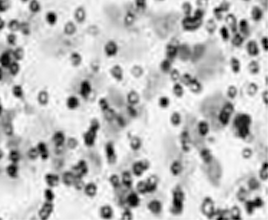
#> input picture figure_1_input/cells_19_1.png, 268 x 220 px, found by its file name
$ python orb.py
#> lines starting #> are read from the running program, lines starting #| are printed output that depends on the picture; after the words box and inside, x2 and y2 are one past the last pixel; in counts of white or black regions, pixels touching at a corner belong together
### boxDrawer.py
import cv2 as cv

class BoxDrawer:

    def __init__(self,kp,winSize,img,color, lineWidth):
        """
        Initializer function for box drawing class
        :param kp: array of key points from one of the images that have already been matched
        :param winSize: distance between points to call a new cluster of points a new cluster
        :param img: image being drawn on
        :param color: color of line in rgb for example (0,0,0)
        :param lineWidth: width of line to be drawn
        """
        self.kp = kp
        self.winSize = winSize
        self.img = img
        self.color = color
        self.lineWidth = lineWidth
        self.drawBoxes()

    def get_x_y_and_index(self):
        """
        Function that returns array of [x,y,i] where x is the x coordinate, y
            is the y coordinate and i is the index of point in keypoint array
        :return: array of [x,y,i] for all points in key points
        """
        arr = []
        for i in range(len(self.kp)):
            toApp = [self.kp[i].pt[0], self.kp[i].pt[1], i]
            arr.append(toApp)
        return arr

    def findBoxes(self):
        """
        Function to find clusters
        :return: return array of clusters
        """
        arr = self.get_x_y_and_index()
        points = self.partitionInADirection(arr,0,[])
        finalPoints = []
        for j in range(len(points)):
            p = points[j]
            finalPoints = self.partitionInADirection(p,1,finalPoints)

        return finalPoints

    def partitionInADirection(self,arr,indToSort,points):
        """
        Function to partition the points into clusters in a specific direction
        :param arr: array to be partitioned
        :param indToSort: index of which direction to partition in (x=0,y=1)
        :param points: array to be returned
        :return: return clustered points in direction indicated by indToSort
        """
        toApp = []
        srtd = sorted(arr, key=lambda x: x[indToSort])
        for i in range(1,len(srtd)):
            toApp.append(srtd[i-1])
            if srtd[i][indToSort] - srtd[i-1][indToSort] > self.winSize: #winsize is threshold
                points.append(toApp)
                toApp = []

        toApp.append(srtd[-1])
        points.append(toApp)

        return points


    def drawBoxes(self):
        """
        Function to draw boxes on self.img
        :return: None, updated image is stored in self.img
        """
        p = self.findBoxes()
        for points in p:
            xSorted = sorted(points, key=lambda x: x[0])
            ySorted = sorted(points, key=lambda x: x[1])
            add = 5
            if len(xSorted)==0:continue
            # if len(xSorted) == 1:
            #     if len(xSorted[0])==0: continue
            #     add = 5

            x0 = xSorted[0][0] - add
            x1 = xSorted[-1][0] + add
            y0 = ySorted[0][1] - add
            y1 = ySorted[-1][1] + add
            cv.line(self.img, (int(x0), int(y0)), (int(x0), int(y1)), self.color,self.lineWidth)
            cv.line(self.img, (int(x1), int(y0)), (int(x1), int(y1)), self.color,self.lineWidth)
            cv.line(self.img, (int(x0), int(y0)), (int(x1), int(y0)), self.color,self.lineWidth)
            cv.line(self.img, (int(x0), int(y1)), (int(x1), int(y1)), self.color,self.lineWidth)

### orb.py
import numpy as np
import cv2 as cv
from boxDrawer import BoxDrawer
import sys
from matplotlib import pyplot as plt

class OrbAlgorithm:
    def __init__(self):
        pass

    def filterMatches(self, ratioThresh, matches):
        #-- Filter matches using the Lowe's ratio test
        # Changing the ratio_thresh variable allows more/fewer matches
        good_matches = []

        #-- Loop through matches and only allow those that meet the threshold
        # append those values to good_matches array
        for m,n in matches:
            if m.distance < ratioThresh * n.distance:
                good_matches.append(m)
        return good_matches

    def findKeypointsForSingleImage(self, imgPath, numfeatures=1000):
#> called with numfeatures = 100000
        img = cv.imread(imgPath)
#> img is the input picture: shape (220, 268, 3); mean B, G, R 191.2, 191.2, 191.2
        orb = cv.ORB_create(nfeatures=numfeatures)
        #kp = orb.detect(img, None)
        #kp, des = orb.compute(img, kp)

        kp, des = orb.detectAndCompute(img, None)
#> kp = 1215 keypoints; strongest (x, y, size): (164, 102, 64.3), (162, 98, 53.6), (73, 100, 64.3), (162, 104, 53.6)
        # img2 = cv.drawKeypoints(img,kp,None,color=(0,255,0), flags=0)
        # plt.imshow(img2),plt.show

        return kp, des, img

    def findSimilaritiesBetweenTwoImages(self, img1path, img2path, a_outPathOriginal,
                                         a_outPathNew, numfeatures=10000, a_ratioThresh = 0.7):

        kp1, des1, img1 = self.findKeypointsForSingleImage(img1path, numfeatures)
#> kp1 has the same summary as kp in findKeypointsForSingleImage
        kp2, des2, img2 = self.findKeypointsForSingleImage(img2path, numfeatures)
#> call 2 of findKeypointsForSingleImage, with numfeatures = 100000
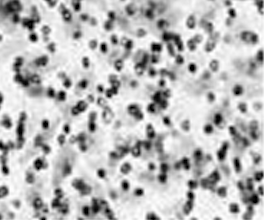
#> input picture figure_1_input/cells_19_2.png, 264 x 220 px, found by its file name
#> in findKeypointsForSingleImage, img is the input picture: shape (220, 264, 3); mean B, G, R 186.4, 186.4, 186.4
#> in findKeypointsForSingleImage (call 2), `kp, des = orb.detectAndCompute(img, None)`: kp = 1586 keypoints; strongest (x, y, size): (192, 66, 53.6), (45, 122, 44.6), (192, 69, 44.6), (191, 66, 64.3)
#> kp2 has the same summary as kp in findKeypointsForSingleImage

        FLANN_INDEX_KDTREE = 0
        index_params = dict(algorithm=FLANN_INDEX_KDTREE, trees=5)
        search_params = dict(checks=70) # or pass empty dictionary

        flann = cv.FlannBasedMatcher(index_params, search_params)
        des1 = np.float32(des1)
        des2 = np.float32(des2)

        matches = flann.knnMatch(des1, des2, k=2)
#> matches = 1215 matches
        goodmatches = self.filterMatches(a_ratioThresh, matches)
#> after the loop in filterMatches, `for m,n in matches:`: good_matches = 8 matches
#> goodmatches = 8 matches

        kp1Matched = [kp1[m.queryIdx] for m in goodmatches]
#> kp1Matched = 8 keypoints; (x, y, size): (83, 93, 64.3), (83, 92, 53.6), (93, 126, 53.6), (74, 55, 37.2), (86, 82, 31), (104, 107, 31), (109, 161, 31), (58, 153, 44.6)
        kp2Matched = [kp2[m.trainIdx] for m in goodmatches]
#> kp2Matched = 8 keypoints; (x, y, size): (166, 119, 31), (217, 115, 44.6), (216, 121, 44.6), (216, 121, 44.6), (224, 145, 37.2), (161, 105, 44.6), (203, 153, 44.6), (197, 164, 31)

        self.drawMatches(kp1Matched, kp2Matched, img1, img2, a_outPathOriginal, a_outPathNew)

    def drawMatches(self, kp1, kp2, img1, img2, outPathOriginal, outPathNew):
        # Draw boxes around key matches
        bd = BoxDrawer(kp1,100,img1,(0,255,0),5)
#> in __init__, `self.kp = kp`: self.kp has the same summary as kp1Matched in findSimilaritiesBetweenTwoImages
#> the loop in get_x_y_and_index, `for i in range(len(self.kp)):` made 8 passes
#> toApp on passes 1 to 8: [86, 82, 0], [104, 107, 1], [109, 161, 2], [74.4, 55.2, 3], [57.6, 152.6, 4], [82.94, 91.58, 5], [93.31, 126.1, 6], [82.94, 93.31, 7]
#> after the loop in get_x_y_and_index, `for i in range(len(self.kp)):`: arr = [[86, 82, 0], [104, 107, 1], [109, 161, 2], [74.4, 55.2, 3], [57.6, 152.6, 4], [82.94, 91.58, 5], [93.31, 126.1, 6], [82.94, 93.31, 7]]
#> in partitionInADirection, `srtd = sorted(arr, key=lambda x: x[indToSort])`: srtd = [[57.6, 152.6, 4], [74.4, 55.2, 3], [82.94, 91.58, 5], [82.94, 93.31, 7], [86, 82, 0], [93.31, 126.1, 6], [104, 107, 1], [109, 161, 2]]
#> the loop in partitionInADirection, `for i in range(1,len(srtd)):` made 7 passes
#> after the loop in partitionInADirection, `for i in range(1,len(srtd)):`: points = []
#> in findBoxes, `points = self.partitionInADirection(arr,0,[])`: points = [[[57.6, 152.6, 4], [74.4, 55.2, 3], [82.94, 91.58, 5], [82.94, 93.31, 7], [86, 82, 0], [93.31, 126.1, 6], [104, 107, 1], [109, 161, 2]]]
#> the loop in findBoxes, `for j in range(len(points)):` made 1 pass
#> in drawBoxes, `p = self.findBoxes()`: p = [[[74.4, 55.2, 3], [86, 82, 0], [82.94, 91.58, 5], [82.94, 93.31, 7], [104, 107, 1], [93.31, 126.1, 6], [57.6, 152.6, 4], [109, 161, 2]]]
#> the loop in drawBoxes, `for points in p:` made 1 pass
#> (add, x0, x1, y0, y1) on pass 1: (5, 52.6, 114, 50.2, 166)
#> after the loop in drawBoxes, `for points in p:`:
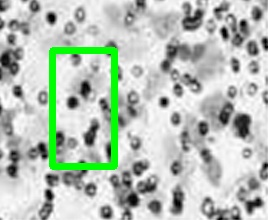
#> self.img: shape (220, 268, 3); 4.19% of pixels changed, all inside (x1, y1, x2, y2) = (49, 47, 118, 170)
        img1 = bd.img
        bd = BoxDrawer(kp2,100,img2,(0,255,0),5)
#> in __init__ (call 2), `self.kp = kp`: self.kp has the same summary as kp2Matched in findSimilaritiesBetweenTwoImages
#> the loop in get_x_y_and_index (call 2), `for i in range(len(self.kp)):` made 8 passes
#> toApp on passes 1 to 8: [161.3, 105.1, 0], [217.4, 115.2, 1], [203, 152.6, 2], [166, 119, 3], [197, 164, 4], [216, 121, 5], [224.4, 145.2, 6], [216, 121, 7]
#> the loop in findBoxes (call 2), `for j in range(len(points)):` made 1 pass
#> in drawBoxes (call 2), `p = self.findBoxes()`: p = [[[161.3, 105.1, 0], [217.4, 115.2, 1], [166, 119, 3], [216, 121, 5], [216, 121, 7], [224.4, 145.2, 6], [203, 152.6, 2], [197, 164, 4]]]
#> the loop in drawBoxes (call 2), `for points in p:` made 1 pass
#> (add, x0, x1, y0, y1) on pass 1: (5, 156.3, 229.4, 100.1, 169)
#> after the loop in drawBoxes (call 2), `for points in p:`:
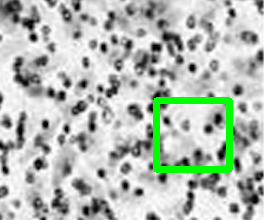
#> self.img: shape (220, 264, 3); 3.39% of pixels changed, all inside (x1, y1, x2, y2) = (153, 97, 233, 173)
        img2 = bd.img

        # write out images
        cv.imwrite(outPathOriginal,img1)
        cv.imwrite(outPathNew, img2)

        """         matchesMask = [[0,0] for i in range(len(matches))]

        for i,(m,n) in enumerate(matchesMask):
            if m.distance < 0.7*n.distance:
                matchesMask[i] = [1,0]"""

        """        draw_params = dict(matchColor = (0,225,0),
                   singlePointColor = (255,0,0),
                   matchesMask = None,
                   flags = 0)"""

        # cv.drawMatchesKnn(img1, kp1, img2, kp2, matches, None, **draw_params)

        #plt.imshow(img3,), plt.show()


# detect the key points of an image

# Compare the key points of 2 images

"""img2 = cv.imread('images\\cellTest.jpg', 1)
img = cv.imread('images\\cellTestCrop4.jpg', 1)

# Initiate ORB detector
orb = cv.ORB_create(nfeatures=10000)

# find the keypoints with ORB
kp1, des1 = orb.detectAndCompute(img, None)
kp2, des2 = orb.detectAndCompute(img2, None)

# FLANN params
FLANN_INDEX_KDTREE = 0
index_params = dict(algorithm=FLANN_INDEX_KDTREE, trees=5)
search_params = dict(checks=70) # or pass empty dictionary

flann = cv.FlannBasedMatcher(index_params, search_params)
des1 = np.float32(des1)
des2 = np.float32(des2)

matches = flann.knnMatch(des1, des2, k=2)

matchesMask = [[0,0] for i in range(len(matches))]

for i,(m,n) in enumerate(matches):
    if m.distance < 0.7*n.distance:
        matchesMask[i] = [1,0]

draw_params = dict(matchColor = (0,225,0),
                   singlePointColor = (255,0,0),
                   matchesMask = matchesMask,
                   flags = 0)

img3 = cv.drawMatchesKnn(img, kp1, img2, kp2, matches, None, **draw_params)

plt.imshow(img3,), plt.show()

"""
'''_____________________________________________'''

"""img2 = cv.imread('images\\cellTest.jpg', 0)
img = cv.imread('images\\cellTest.jpg', 0)

training_image = cv.cvtColor(img, cv.COLOR_BGR2RGB)
training_gray = cv.cvtColor(training_image, cv.COLOR_RGB2GRAY)
test_image = cv.pyrDown(training_image)
test_image = cv.pyrDown(test_image)
num_rows, num_cols = test_image.shape[:2]

rotation_matrix = cv.getRotationMatrix2D((num_cols/2, num_rows/2), 30, 1)
test_image = cv.warpAffine(test_image, rotation_matrix, (num_cols, num_rows))

test_gray = cv.cvtColor(test_image, cv.COLOR_RGB2GRAY)

orb2 = cv.ORB_create()

train_keypoints, train_descriptor = orb.detectAndCompute(training_gray, None)
test_keypoints, test_descriptor = orb.detectAndCompute(test_gray, None)

keypoints_without_size = np.copy(training_image)
keypoints_with_size = np.copy(training_image)

cv.drawKeypoints(training_image, train_keypoints, keypoints_without_size, color = (0, 255, 0))
cv.drawKeypoints(training_image, train_keypoints, keypoints_with_size, flags = cv.DRAW_MATCHES_FLAGS_DRAW_RICH_KEYPOINTS)

# Display image with and without keypoints size
fx, plots = plt.subplots(1, 2, figsize=(20,10))

plots[0].set_title("Train keypoints With Size")
plots[0].imshow(keypoints_with_size, cmap='gray')

plots[1].set_title("Train keypoints Without Size")
plots[1].imshow(keypoints_without_size, cmap='gray')

# Print the number of keypoints detected in the training image
print("Number of Keypoints Detected In The Training Image: ", len(train_keypoints))

# Print the number of keypoints detected in the query image
print("Number of Keypoints Detected In The Query Image: ", len(test_keypoints))
"""


if __name__ == "__main__":

    # Paths for images to be compared

    imgPath1 = "images/test_images/figure1/cells_19_1.png"
    imgPath2 = "images/test_images/figure1/cells_19_2.png"
    #imgPath1 = "images/figure1/cells2.1.png"
    #imgPath2 = "images/figure1/cells2.2.png"
    outPathOriginal = "images/test_images/figure1/cells_19_1_matchedOrb.png"
    outPathNew = "images/test_images/figure1/cells_19_2_matchedOrb.png"

    # Create instance of class
    orbObj = OrbAlgorithm()
    # kp, des, img = orbObj.findKeypointsForSingleImage(imgPath1)

    # img2 = cv.drawKeypoints(img,kp,None,color=(0,255,0), flags=0)
    # plt.imshow(img2),plt.show()

    orbObj.findSimilaritiesBetweenTwoImages(imgPath1, imgPath2, numfeatures=100000,
                                            a_outPathOriginal=outPathOriginal, a_outPathNew=outPathNew)
